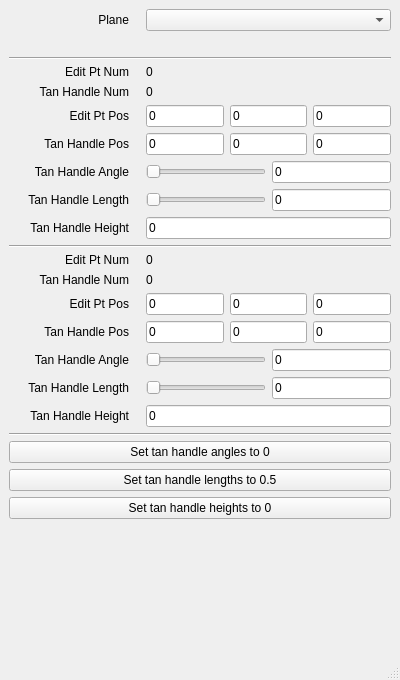
<?xml version="1.0" encoding="UTF-8"?>
<ui version="4.0">
 <class>MainWindow</class>
 <widget class="QMainWindow" name="MainWindow">
  <property name="geometry">
   <rect>
    <x>0</x>
    <y>0</y>
    <width>400</width>
    <height>680</height>
   </rect>
  </property>
  <property name="windowTitle">
   <string>Bezier Curve Tool</string>
  </property>
  <widget class="QWidget" name="centralwidget">
   <layout class="QVBoxLayout" name="verticalLayout">
    <item>
     <layout class="QHBoxLayout" name="horizontalLayout">
      <item>
       <widget class="QLabel" name="label">
        <property name="minimumSize">
         <size>
          <width>120</width>
          <height>0</height>
         </size>
        </property>
        <property name="maximumSize">
         <size>
          <width>120</width>
          <height>16777215</height>
         </size>
        </property>
        <property name="layoutDirection">
         <enum>Qt::LayoutDirection::LeftToRight</enum>
        </property>
        <property name="text">
         <string>Plane</string>
        </property>
        <property name="alignment">
         <set>Qt::AlignmentFlag::AlignRight|Qt::AlignmentFlag::AlignTrailing|Qt::AlignmentFlag::AlignVCenter</set>
        </property>
        <property name="margin">
         <number>0</number>
        </property>
       </widget>
      </item>
      <item>
       <widget class="QWidget" name="widget" native="true">
        <property name="minimumSize">
         <size>
          <width>5</width>
          <height>0</height>
         </size>
        </property>
        <property name="maximumSize">
         <size>
          <width>5</width>
          <height>16777215</height>
         </size>
        </property>
       </widget>
      </item>
      <item>
       <widget class="QComboBox" name="combo_box_plane"/>
      </item>
     </layout>
    </item>
    <item>
     <widget class="QLabel" name="label_message">
      <property name="styleSheet">
       <string notr="true">color: yellow;</string>
      </property>
      <property name="text">
       <string/>
      </property>
     </widget>
    </item>
    <item>
     <widget class="QFrame" name="frame">
      <property name="minimumSize">
       <size>
        <width>0</width>
        <height>2</height>
       </size>
      </property>
      <property name="maximumSize">
       <size>
        <width>16777215</width>
        <height>2</height>
       </size>
      </property>
      <property name="frameShape">
       <enum>QFrame::Shape::HLine</enum>
      </property>
      <property name="frameShadow">
       <enum>QFrame::Shadow::Sunken</enum>
      </property>
     </widget>
    </item>
    <item>
     <layout class="QVBoxLayout" name="verticalLayout_editPt0">
      <item>
       <layout class="QHBoxLayout" name="horizontalLayout_2">
        <item>
         <widget class="QLabel" name="label_3">
          <property name="minimumSize">
           <size>
            <width>120</width>
            <height>0</height>
           </size>
          </property>
          <property name="maximumSize">
           <size>
            <width>120</width>
            <height>16777215</height>
           </size>
          </property>
          <property name="text">
           <string>Edit Pt Num</string>
          </property>
          <property name="alignment">
           <set>Qt::AlignmentFlag::AlignRight|Qt::AlignmentFlag::AlignTrailing|Qt::AlignmentFlag::AlignVCenter</set>
          </property>
          <property name="margin">
           <number>0</number>
          </property>
         </widget>
        </item>
        <item>
         <widget class="QWidget" name="widget_2" native="true">
          <property name="minimumSize">
           <size>
            <width>5</width>
            <height>0</height>
           </size>
          </property>
          <property name="maximumSize">
           <size>
            <width>5</width>
            <height>16777215</height>
           </size>
          </property>
         </widget>
        </item>
        <item>
         <widget class="QLabel" name="label_edit_pt_num0">
          <property name="text">
           <string>0</string>
          </property>
         </widget>
        </item>
       </layout>
      </item>
      <item>
       <layout class="QHBoxLayout" name="horizontalLayout_3">
        <item>
         <widget class="QLabel" name="label_5">
          <property name="minimumSize">
           <size>
            <width>120</width>
            <height>0</height>
           </size>
          </property>
          <property name="maximumSize">
           <size>
            <width>120</width>
            <height>16777215</height>
           </size>
          </property>
          <property name="text">
           <string>Tan Handle Num</string>
          </property>
          <property name="alignment">
           <set>Qt::AlignmentFlag::AlignRight|Qt::AlignmentFlag::AlignTrailing|Qt::AlignmentFlag::AlignVCenter</set>
          </property>
          <property name="margin">
           <number>0</number>
          </property>
         </widget>
        </item>
        <item>
         <widget class="QWidget" name="widget_3" native="true">
          <property name="minimumSize">
           <size>
            <width>5</width>
            <height>0</height>
           </size>
          </property>
          <property name="maximumSize">
           <size>
            <width>5</width>
            <height>16777215</height>
           </size>
          </property>
         </widget>
        </item>
        <item>
         <widget class="QLabel" name="label_tan_handle_num0">
          <property name="text">
           <string>0</string>
          </property>
         </widget>
        </item>
       </layout>
      </item>
      <item>
       <layout class="QHBoxLayout" name="horizontalLayout_4">
        <item>
         <widget class="QLabel" name="label_6">
          <property name="minimumSize">
           <size>
            <width>120</width>
            <height>0</height>
           </size>
          </property>
          <property name="maximumSize">
           <size>
            <width>120</width>
            <height>16777215</height>
           </size>
          </property>
          <property name="text">
           <string>Edit Pt Pos</string>
          </property>
          <property name="alignment">
           <set>Qt::AlignmentFlag::AlignRight|Qt::AlignmentFlag::AlignTrailing|Qt::AlignmentFlag::AlignVCenter</set>
          </property>
          <property name="margin">
           <number>0</number>
          </property>
         </widget>
        </item>
        <item>
         <widget class="QWidget" name="widget_4" native="true">
          <property name="minimumSize">
           <size>
            <width>5</width>
            <height>0</height>
           </size>
          </property>
          <property name="maximumSize">
           <size>
            <width>5</width>
            <height>16777215</height>
           </size>
          </property>
         </widget>
        </item>
        <item>
         <widget class="QLineEdit" name="line_edit_edit_pt_pos_x0">
          <property name="text">
           <string>0</string>
          </property>
         </widget>
        </item>
        <item>
         <widget class="QLineEdit" name="line_edit_edit_pt_pos_y0">
          <property name="text">
           <string>0</string>
          </property>
         </widget>
        </item>
        <item>
         <widget class="QLineEdit" name="line_edit_edit_pt_pos_z0">
          <property name="text">
           <string>0</string>
          </property>
         </widget>
        </item>
       </layout>
      </item>
      <item>
       <layout class="QHBoxLayout" name="horizontalLayout_5">
        <item>
         <widget class="QLabel" name="label_7">
          <property name="minimumSize">
           <size>
            <width>120</width>
            <height>0</height>
           </size>
          </property>
          <property name="maximumSize">
           <size>
            <width>120</width>
            <height>16777215</height>
           </size>
          </property>
          <property name="text">
           <string>Tan Handle Pos</string>
          </property>
          <property name="alignment">
           <set>Qt::AlignmentFlag::AlignRight|Qt::AlignmentFlag::AlignTrailing|Qt::AlignmentFlag::AlignVCenter</set>
          </property>
         </widget>
        </item>
        <item>
         <widget class="QWidget" name="widget_5" native="true">
          <property name="minimumSize">
           <size>
            <width>5</width>
            <height>0</height>
           </size>
          </property>
         </widget>
        </item>
        <item>
         <widget class="QLineEdit" name="line_edit_tan_handle_pos_x0">
          <property name="text">
           <string>0</string>
          </property>
         </widget>
        </item>
        <item>
         <widget class="QLineEdit" name="line_edit_tan_handle_pos_y0">
          <property name="text">
           <string>0</string>
          </property>
         </widget>
        </item>
        <item>
         <widget class="QLineEdit" name="line_edit_tan_handle_pos_z0">
          <property name="text">
           <string>0</string>
          </property>
         </widget>
        </item>
       </layout>
      </item>
      <item>
       <layout class="QHBoxLayout" name="horizontalLayout_6">
        <item>
         <widget class="QLabel" name="label_8">
          <property name="minimumSize">
           <size>
            <width>120</width>
            <height>0</height>
           </size>
          </property>
          <property name="maximumSize">
           <size>
            <width>120</width>
            <height>16777215</height>
           </size>
          </property>
          <property name="text">
           <string>Tan Handle Angle</string>
          </property>
          <property name="alignment">
           <set>Qt::AlignmentFlag::AlignRight|Qt::AlignmentFlag::AlignTrailing|Qt::AlignmentFlag::AlignVCenter</set>
          </property>
         </widget>
        </item>
        <item>
         <widget class="QWidget" name="widget_6" native="true">
          <property name="minimumSize">
           <size>
            <width>5</width>
            <height>0</height>
           </size>
          </property>
          <property name="maximumSize">
           <size>
            <width>5</width>
            <height>16777215</height>
           </size>
          </property>
         </widget>
        </item>
        <item>
         <widget class="QSlider" name="slider_tan_handle_angle0">
          <property name="orientation">
           <enum>Qt::Orientation::Horizontal</enum>
          </property>
         </widget>
        </item>
        <item>
         <widget class="QLineEdit" name="line_edit_tan_handle_angle0">
          <property name="text">
           <string>0</string>
          </property>
         </widget>
        </item>
       </layout>
      </item>
      <item>
       <layout class="QHBoxLayout" name="horizontalLayout_12">
        <item>
         <widget class="QLabel" name="label_16">
          <property name="minimumSize">
           <size>
            <width>120</width>
            <height>0</height>
           </size>
          </property>
          <property name="maximumSize">
           <size>
            <width>120</width>
            <height>16777215</height>
           </size>
          </property>
          <property name="text">
           <string>Tan Handle Length</string>
          </property>
          <property name="alignment">
           <set>Qt::AlignmentFlag::AlignRight|Qt::AlignmentFlag::AlignTrailing|Qt::AlignmentFlag::AlignVCenter</set>
          </property>
         </widget>
        </item>
        <item>
         <widget class="QWidget" name="widget_7" native="true">
          <property name="minimumSize">
           <size>
            <width>5</width>
            <height>0</height>
           </size>
          </property>
          <property name="maximumSize">
           <size>
            <width>5</width>
            <height>16777215</height>
           </size>
          </property>
         </widget>
        </item>
        <item>
         <widget class="QSlider" name="slider_tan_handle_len0">
          <property name="orientation">
           <enum>Qt::Orientation::Horizontal</enum>
          </property>
         </widget>
        </item>
        <item>
         <widget class="QLineEdit" name="line_edit_tan_handle_len0">
          <property name="text">
           <string>0</string>
          </property>
         </widget>
        </item>
       </layout>
      </item>
      <item>
       <layout class="QHBoxLayout" name="horizontalLayout_13">
        <item>
         <widget class="QLabel" name="label_17">
          <property name="minimumSize">
           <size>
            <width>120</width>
            <height>0</height>
           </size>
          </property>
          <property name="maximumSize">
           <size>
            <width>120</width>
            <height>16777215</height>
           </size>
          </property>
          <property name="text">
           <string>Tan Handle Height</string>
          </property>
          <property name="alignment">
           <set>Qt::AlignmentFlag::AlignRight|Qt::AlignmentFlag::AlignTrailing|Qt::AlignmentFlag::AlignVCenter</set>
          </property>
         </widget>
        </item>
        <item>
         <widget class="QWidget" name="widget_8" native="true">
          <property name="minimumSize">
           <size>
            <width>5</width>
            <height>0</height>
           </size>
          </property>
          <property name="maximumSize">
           <size>
            <width>5</width>
            <height>16777215</height>
           </size>
          </property>
         </widget>
        </item>
        <item>
         <widget class="QLineEdit" name="line_edit_tan_handle_height0">
          <property name="text">
           <string>0</string>
          </property>
         </widget>
        </item>
       </layout>
      </item>
     </layout>
    </item>
    <item>
     <widget class="QFrame" name="frame_2">
      <property name="minimumSize">
       <size>
        <width>0</width>
        <height>2</height>
       </size>
      </property>
      <property name="maximumSize">
       <size>
        <width>16777215</width>
        <height>2</height>
       </size>
      </property>
      <property name="frameShape">
       <enum>QFrame::Shape::HLine</enum>
      </property>
      <property name="frameShadow">
       <enum>QFrame::Shadow::Sunken</enum>
      </property>
     </widget>
    </item>
    <item>
     <layout class="QVBoxLayout" name="verticalLayout_editPt1">
      <item>
       <layout class="QHBoxLayout" name="horizontalLayout_7">
        <item>
         <widget class="QLabel" name="label_10">
          <property name="minimumSize">
           <size>
            <width>120</width>
            <height>0</height>
           </size>
          </property>
          <property name="maximumSize">
           <size>
            <width>120</width>
            <height>16777215</height>
           </size>
          </property>
          <property name="text">
           <string>Edit Pt Num</string>
          </property>
          <property name="alignment">
           <set>Qt::AlignmentFlag::AlignRight|Qt::AlignmentFlag::AlignTrailing|Qt::AlignmentFlag::AlignVCenter</set>
          </property>
         </widget>
        </item>
        <item>
         <widget class="QWidget" name="widget_9" native="true">
          <property name="minimumSize">
           <size>
            <width>5</width>
            <height>0</height>
           </size>
          </property>
          <property name="maximumSize">
           <size>
            <width>5</width>
            <height>16777215</height>
           </size>
          </property>
         </widget>
        </item>
        <item>
         <widget class="QLabel" name="label_edit_pt_num1">
          <property name="text">
           <string>0</string>
          </property>
         </widget>
        </item>
       </layout>
      </item>
      <item>
       <layout class="QHBoxLayout" name="horizontalLayout_8">
        <item>
         <widget class="QLabel" name="label_12">
          <property name="minimumSize">
           <size>
            <width>120</width>
            <height>0</height>
           </size>
          </property>
          <property name="maximumSize">
           <size>
            <width>120</width>
            <height>16777215</height>
           </size>
          </property>
          <property name="text">
           <string>Tan Handle Num</string>
          </property>
          <property name="alignment">
           <set>Qt::AlignmentFlag::AlignRight|Qt::AlignmentFlag::AlignTrailing|Qt::AlignmentFlag::AlignVCenter</set>
          </property>
         </widget>
        </item>
        <item>
         <widget class="QWidget" name="widget_10" native="true">
          <property name="minimumSize">
           <size>
            <width>5</width>
            <height>0</height>
           </size>
          </property>
          <property name="maximumSize">
           <size>
            <width>5</width>
            <height>16777215</height>
           </size>
          </property>
         </widget>
        </item>
        <item>
         <widget class="QLabel" name="label_tan_handle_num1">
          <property name="text">
           <string>0</string>
          </property>
         </widget>
        </item>
       </layout>
      </item>
      <item>
       <layout class="QHBoxLayout" name="horizontalLayout_9">
        <item>
         <widget class="QLabel" name="label_13">
          <property name="minimumSize">
           <size>
            <width>120</width>
            <height>0</height>
           </size>
          </property>
          <property name="maximumSize">
           <size>
            <width>120</width>
            <height>16777215</height>
           </size>
          </property>
          <property name="text">
           <string>Edit Pt Pos</string>
          </property>
          <property name="alignment">
           <set>Qt::AlignmentFlag::AlignRight|Qt::AlignmentFlag::AlignTrailing|Qt::AlignmentFlag::AlignVCenter</set>
          </property>
         </widget>
        </item>
        <item>
         <widget class="QWidget" name="widget_11" native="true">
          <property name="minimumSize">
           <size>
            <width>5</width>
            <height>0</height>
           </size>
          </property>
          <property name="maximumSize">
           <size>
            <width>5</width>
            <height>16777215</height>
           </size>
          </property>
         </widget>
        </item>
        <item>
         <widget class="QLineEdit" name="line_edit_edit_pt_pos_x1">
          <property name="text">
           <string>0</string>
          </property>
         </widget>
        </item>
        <item>
         <widget class="QLineEdit" name="line_edit_edit_pt_pos_y1">
          <property name="text">
           <string>0</string>
          </property>
         </widget>
        </item>
        <item>
         <widget class="QLineEdit" name="line_edit_edit_pt_pos_z1">
          <property name="text">
           <string>0</string>
          </property>
         </widget>
        </item>
       </layout>
      </item>
      <item>
       <layout class="QHBoxLayout" name="horizontalLayout_10">
        <item>
         <widget class="QLabel" name="label_14">
          <property name="minimumSize">
           <size>
            <width>120</width>
            <height>0</height>
           </size>
          </property>
          <property name="maximumSize">
           <size>
            <width>120</width>
            <height>16777215</height>
           </size>
          </property>
          <property name="text">
           <string>Tan Handle Pos</string>
          </property>
          <property name="alignment">
           <set>Qt::AlignmentFlag::AlignRight|Qt::AlignmentFlag::AlignTrailing|Qt::AlignmentFlag::AlignVCenter</set>
          </property>
         </widget>
        </item>
        <item>
         <widget class="QWidget" name="widget_12" native="true">
          <property name="minimumSize">
           <size>
            <width>5</width>
            <height>0</height>
           </size>
          </property>
          <property name="maximumSize">
           <size>
            <width>5</width>
            <height>16777215</height>
           </size>
          </property>
         </widget>
        </item>
        <item>
         <widget class="QLineEdit" name="line_edit_tan_handle_pos_x1">
          <property name="text">
           <string>0</string>
          </property>
         </widget>
        </item>
        <item>
         <widget class="QLineEdit" name="line_edit_tan_handle_pos_y1">
          <property name="text">
           <string>0</string>
          </property>
         </widget>
        </item>
        <item>
         <widget class="QLineEdit" name="line_edit_tan_handle_pos_z1">
          <property name="text">
           <string>0</string>
          </property>
         </widget>
        </item>
       </layout>
      </item>
      <item>
       <layout class="QHBoxLayout" name="horizontalLayout_11">
        <item>
         <widget class="QLabel" name="label_15">
          <property name="minimumSize">
           <size>
            <width>120</width>
            <height>0</height>
           </size>
          </property>
          <property name="maximumSize">
           <size>
            <width>120</width>
            <height>16777215</height>
           </size>
          </property>
          <property name="text">
           <string>Tan Handle Angle</string>
          </property>
          <property name="alignment">
           <set>Qt::AlignmentFlag::AlignRight|Qt::AlignmentFlag::AlignTrailing|Qt::AlignmentFlag::AlignVCenter</set>
          </property>
         </widget>
        </item>
        <item>
         <widget class="QWidget" name="widget_13" native="true">
          <property name="minimumSize">
           <size>
            <width>5</width>
            <height>0</height>
           </size>
          </property>
          <property name="maximumSize">
           <size>
            <width>5</width>
            <height>16777215</height>
           </size>
          </property>
         </widget>
        </item>
        <item>
         <widget class="QSlider" name="slider_tan_handle_angle1">
          <property name="orientation">
           <enum>Qt::Orientation::Horizontal</enum>
          </property>
         </widget>
        </item>
        <item>
         <widget class="QLineEdit" name="line_edit_tan_handle_angle1">
          <property name="text">
           <string>0</string>
          </property>
         </widget>
        </item>
       </layout>
      </item>
      <item>
       <layout class="QHBoxLayout" name="horizontalLayout_14">
        <item>
         <widget class="QLabel" name="label_18">
          <property name="minimumSize">
           <size>
            <width>120</width>
            <height>0</height>
           </size>
          </property>
          <property name="maximumSize">
           <size>
            <width>120</width>
            <height>16777215</height>
           </size>
          </property>
          <property name="text">
           <string>Tan Handle Length</string>
          </property>
          <property name="alignment">
           <set>Qt::AlignmentFlag::AlignRight|Qt::AlignmentFlag::AlignTrailing|Qt::AlignmentFlag::AlignVCenter</set>
          </property>
         </widget>
        </item>
        <item>
         <widget class="QWidget" name="widget_14" native="true">
          <property name="minimumSize">
           <size>
            <width>5</width>
            <height>0</height>
           </size>
          </property>
          <property name="maximumSize">
           <size>
            <width>5</width>
            <height>16777215</height>
           </size>
          </property>
         </widget>
        </item>
        <item>
         <widget class="QSlider" name="slider_tan_handle_len1">
          <property name="orientation">
           <enum>Qt::Orientation::Horizontal</enum>
          </property>
         </widget>
        </item>
        <item>
         <widget class="QLineEdit" name="line_edit_tan_handle_len1">
          <property name="text">
           <string>0</string>
          </property>
         </widget>
        </item>
       </layout>
      </item>
      <item>
       <layout class="QHBoxLayout" name="horizontalLayout_15">
        <item>
         <widget class="QLabel" name="label_19">
          <property name="minimumSize">
           <size>
            <width>120</width>
            <height>0</height>
           </size>
          </property>
          <property name="maximumSize">
           <size>
            <width>120</width>
            <height>16777215</height>
           </size>
          </property>
          <property name="text">
           <string>Tan Handle Height</string>
          </property>
          <property name="alignment">
           <set>Qt::AlignmentFlag::AlignRight|Qt::AlignmentFlag::AlignTrailing|Qt::AlignmentFlag::AlignVCenter</set>
          </property>
         </widget>
        </item>
        <item>
         <widget class="QWidget" name="widget_15" native="true">
          <property name="minimumSize">
           <size>
            <width>5</width>
            <height>0</height>
           </size>
          </property>
          <property name="maximumSize">
           <size>
            <width>5</width>
            <height>16777215</height>
           </size>
          </property>
         </widget>
        </item>
        <item>
         <widget class="QLineEdit" name="line_edit_tan_handle_height1">
          <property name="text">
           <string>0</string>
          </property>
         </widget>
        </item>
       </layout>
      </item>
     </layout>
    </item>
    <item>
     <widget class="QFrame" name="frame_3">
      <property name="minimumSize">
       <size>
        <width>0</width>
        <height>2</height>
       </size>
      </property>
      <property name="maximumSize">
       <size>
        <width>16777215</width>
        <height>2</height>
       </size>
      </property>
      <property name="frameShape">
       <enum>QFrame::Shape::HLine</enum>
      </property>
      <property name="frameShadow">
       <enum>QFrame::Shadow::Sunken</enum>
      </property>
     </widget>
    </item>
    <item>
     <widget class="QPushButton" name="button_set_angles">
      <property name="text">
       <string>Set tan handle angles to 0</string>
      </property>
     </widget>
    </item>
    <item>
     <widget class="QPushButton" name="button_set_lens">
      <property name="text">
       <string>Set tan handle lengths to 0.5</string>
      </property>
     </widget>
    </item>
    <item>
     <widget class="QPushButton" name="button_set_heights">
      <property name="text">
       <string>Set tan handle heights to 0</string>
      </property>
     </widget>
    </item>
    <item>
     <widget class="QLabel" name="label_20">
      <property name="sizePolicy">
       <sizepolicy hsizetype="Preferred" vsizetype="Expanding">
        <horstretch>0</horstretch>
        <verstretch>0</verstretch>
       </sizepolicy>
      </property>
      <property name="text">
       <string/>
      </property>
     </widget>
    </item>
   </layout>
  </widget>
  <widget class="QMenuBar" name="menubar">
   <property name="geometry">
    <rect>
     <x>0</x>
     <y>0</y>
     <width>400</width>
     <height>33</height>
    </rect>
   </property>
  </widget>
  <widget class="QStatusBar" name="statusbar"/>
 </widget>
 <resources/>
 <connections/>
</ui>
